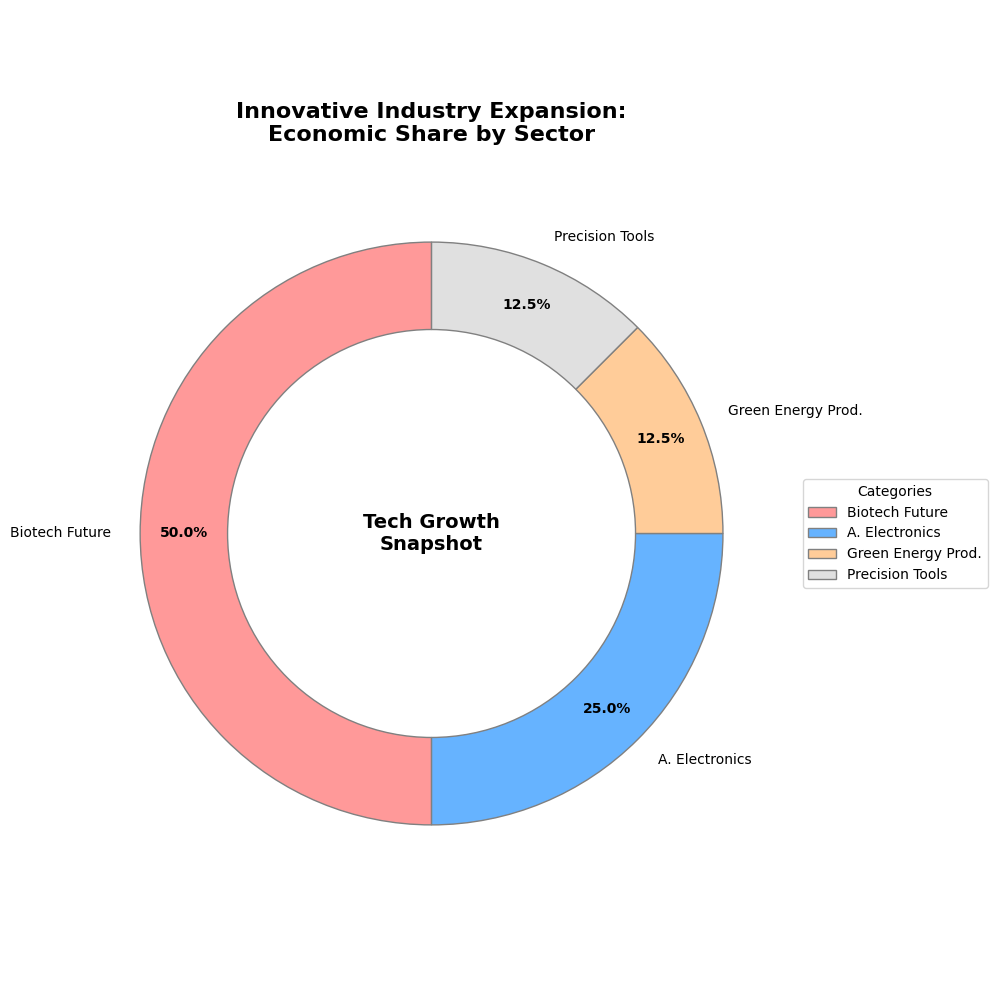

Here is the Python script that generated this plot:
import matplotlib.pyplot as plt

sectors = [
    'Biotech Future', 
    'A. Electronics', 
    'Green Energy Prod.', 
    'Precision Tools'
]
gdp_contribution = [40, 20, 10, 10]

# New set of colors for remaining sectors
colors = ['#FF9999', '#66B3FF', '#FFCC99', '#E0E0E0']

fig, ax = plt.subplots(figsize=(10, 10))
wedges, texts, autotexts = ax.pie(
    gdp_contribution,
    labels=sectors,
    colors=colors,
    autopct='%1.1f%%',
    startangle=90,
    wedgeprops={'edgecolor': 'gray', 'linewidth': 1, 'width': 0.3},
    pctdistance=0.85
)

centre_circle = plt.Circle((0, 0), 0.50, fc='white')
ax.add_artist(centre_circle)

for autotext in autotexts:
    autotext.set_color('black')
    autotext.set_fontsize(10)
    autotext.set_weight('bold')

ax.text(0, 0, 'Tech Growth\nSnapshot', fontsize=14, fontweight='bold', ha='center', va='center')

plt.title("Innovative Industry Expansion:\nEconomic Share by Sector", 
          fontsize=16, fontweight='bold', ha='center', pad=20)
plt.legend(wedges, sectors, title="Categories", loc='center left', 
           bbox_to_anchor=(1, 0, 0.5, 1), fontsize=10)

plt.tight_layout()
plt.show()
